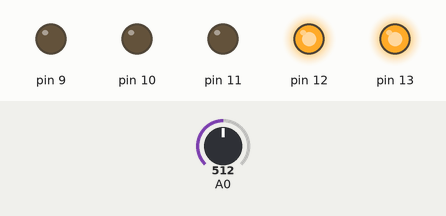
This sketch was run on a simulated Arduino Uno, built with avr-gcc and run on an emulated ATmega328P. On the bench: output pins drawn as LEDs (lit = HIGH). The test bench sets the inputs (shaded band); at power-on: A0 = 512.

Above: at 1.2 s.
1.3 s: A0 set to 555
At 2.4 s:
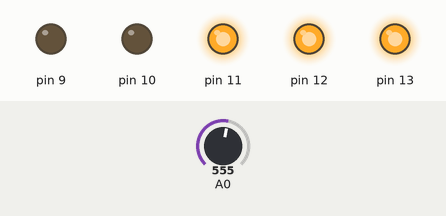
2.8 s: A0 set to 712
4.3 s: A0 set to 734
At 4.7 s:
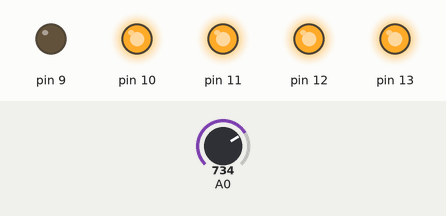
5.8 s: A0 set to 889
7.3 s: A0 set to 911
At 8.1 s:
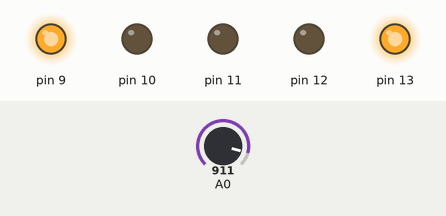
10.3 s: A0 set to 890
At 11.1 s:
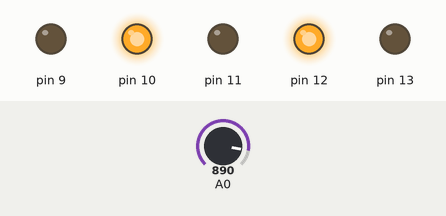
Timing chart, 0 to 13.3 s (numbered marks = the images above; inputs shaded):
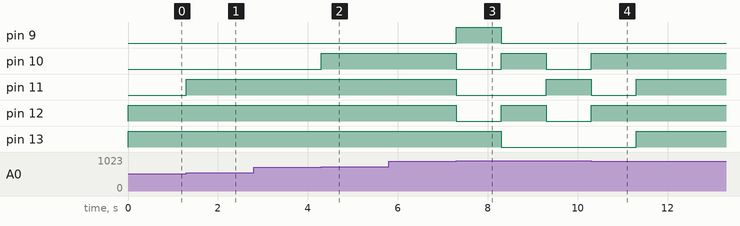

Measured:
- the behaviour switches between 539 and 540 on A0 (found by bisection; images 0 and 1)
- the behaviour switches between 719 and 720 on A0 (found by bisection; images 1 and 2)
- the behaviour switches between 899 and 900 on A0 (found by bisection; images 2 and 3)
- after the input at 1.3 s, pin 11: LOW → HIGH at once
- after the input at 2.8 s, every drawn part: stays the same
- after the input at 4.3 s, pin 10: LOW → HIGH at once
- after the input at 5.8 s, every drawn part: stays the same
- after the input at 7.3 s, pin 9: LOW → HIGH at once, → LOW 1.0 s later; pin 10, pin 12: HIGH → LOW at once, → HIGH 1.0 s later, → LOW 1.0 s later; pin 11: HIGH → LOW at once, → HIGH 2.0 s later; pin 13: HIGH → LOW after 1.0 s
- after the input at 10.3 s, pin 9: stays LOW (without the input it goes to HIGH after 1.0 s); pin 10, pin 12: goes on until 10.3 s, then stays HIGH; pin 13: goes on until 11.3 s, then stays HIGH

The sketch:

Potenciometro.ino
```cpp
// C++ code
//
int valor = 0
;void setup()
{
      pinMode(13, OUTPUT);
      pinMode(12, OUTPUT);
      pinMode(11, OUTPUT);
      pinMode(10, OUTPUT);
      pinMode(9, OUTPUT);
      pinMode(A0, INPUT);
}

void loop()
{
  valor = analogRead(A0);

  if (valor<180)
  {
    digitalWrite(13, LOW);
    digitalWrite(12, LOW);
    digitalWrite(11, LOW);
    digitalWrite(10, LOW);
    digitalWrite(9,LOW);

  }

 else if(valor<360)
  {
    digitalWrite(13, HIGH);
    digitalWrite(12, LOW);
    digitalWrite(11, LOW);
    digitalWrite(10, LOW);
    digitalWrite(9,LOW);

  }

  else if (valor<540)
  {
    digitalWrite(13, HIGH);
    digitalWrite(12, HIGH);
    digitalWrite(11, LOW);
    digitalWrite(10, LOW);
    digitalWrite(9,LOW);

  }

  else if (valor<720)
  {
    digitalWrite(13, HIGH);
    digitalWrite(12, HIGH);
    digitalWrite(11, HIGH);
    digitalWrite(10, LOW);
    digitalWrite(9,LOW);

  }

  else if (valor<900)
  {
    digitalWrite(13, HIGH);
    digitalWrite(12, HIGH);
    digitalWrite(11, HIGH);
    digitalWrite(10, HIGH);
    digitalWrite(9,LOW);

  }

  else

  {

    digitalWrite(13, HIGH);
    digitalWrite(12, LOW);
    digitalWrite(11, LOW);
    digitalWrite(10, LOW);
    digitalWrite(9,HIGH);
    delay(1000);
    digitalWrite(13, LOW);
    digitalWrite(12, HIGH);
    digitalWrite(11, LOW);
    digitalWrite(10, HIGH);
    digitalWrite(9,LOW);
    delay(1000);
    digitalWrite(13, LOW);
    digitalWrite(12, LOW);
    digitalWrite(11, HIGH);
    digitalWrite(10, LOW);
    digitalWrite(9,LOW);
    delay(1000);
    digitalWrite(13, LOW);
    digitalWrite(12, HIGH);
    digitalWrite(11, LOW);
    digitalWrite(10, HIGH);
    digitalWrite(9,LOW);
    delay(1000);
    digitalWrite(13, HIGH);
    digitalWrite(12, LOW);
    digitalWrite(11, LOW);
    digitalWrite(10, LOW);
    digitalWrite(9,HIGH);

  }}
```
